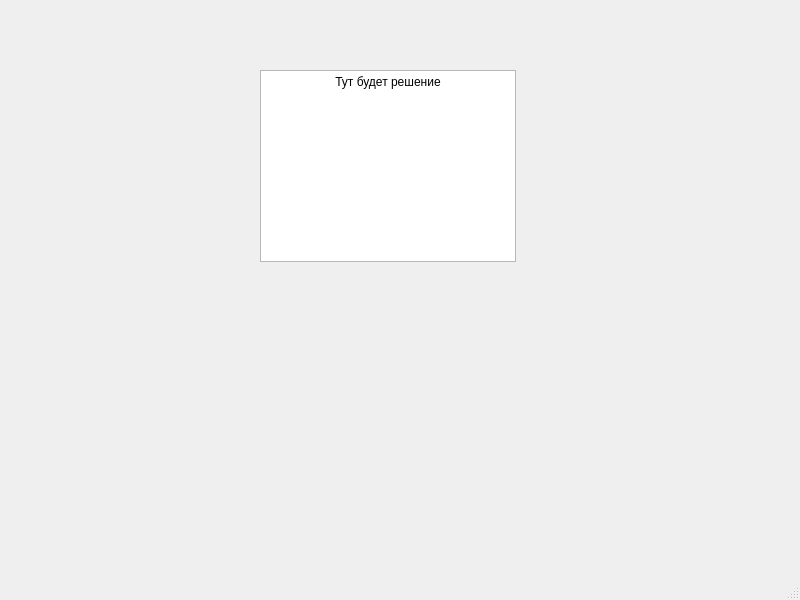
<?xml version="1.0" encoding="UTF-8"?>
<ui version="4.0">
 <class>Solution</class>
 <widget class="QMainWindow" name="Solution">
  <property name="geometry">
   <rect>
    <x>0</x>
    <y>0</y>
    <width>800</width>
    <height>600</height>
   </rect>
  </property>
  <property name="windowTitle">
   <string>MainWindow</string>
  </property>
  <widget class="QWidget" name="centralwidget">
   <widget class="QTextBrowser" name="textBrowser">
    <property name="geometry">
     <rect>
      <x>260</x>
      <y>70</y>
      <width>256</width>
      <height>192</height>
     </rect>
    </property>
    <property name="html">
     <string>&lt;!DOCTYPE HTML PUBLIC &quot;-//W3C//DTD HTML 4.0//EN&quot; &quot;http://www.w3.org/TR/REC-html40/strict.dtd&quot;&gt;
&lt;html&gt;&lt;head&gt;&lt;meta name=&quot;qrichtext&quot; content=&quot;1&quot; /&gt;&lt;meta charset=&quot;utf-8&quot; /&gt;&lt;style type=&quot;text/css&quot;&gt;
p, li { white-space: pre-wrap; }
hr { height: 1px; border-width: 0; }
li.unchecked::marker { content: &quot;\2610&quot;; }
li.checked::marker { content: &quot;\2612&quot;; }
&lt;/style&gt;&lt;/head&gt;&lt;body style=&quot; font-family:'Segoe UI'; font-size:9pt; font-weight:400; font-style:normal;&quot;&gt;
&lt;p align=&quot;center&quot; style=&quot; margin-top:0px; margin-bottom:0px; margin-left:0px; margin-right:0px; -qt-block-indent:0; text-indent:0px;&quot;&gt;Тут будет решение&lt;/p&gt;&lt;/body&gt;&lt;/html&gt;</string>
    </property>
   </widget>
  </widget>
  <widget class="QMenuBar" name="menubar">
   <property name="geometry">
    <rect>
     <x>0</x>
     <y>0</y>
     <width>800</width>
     <height>25</height>
    </rect>
   </property>
  </widget>
  <widget class="QStatusBar" name="statusbar"/>
 </widget>
 <resources/>
 <connections/>
</ui>
